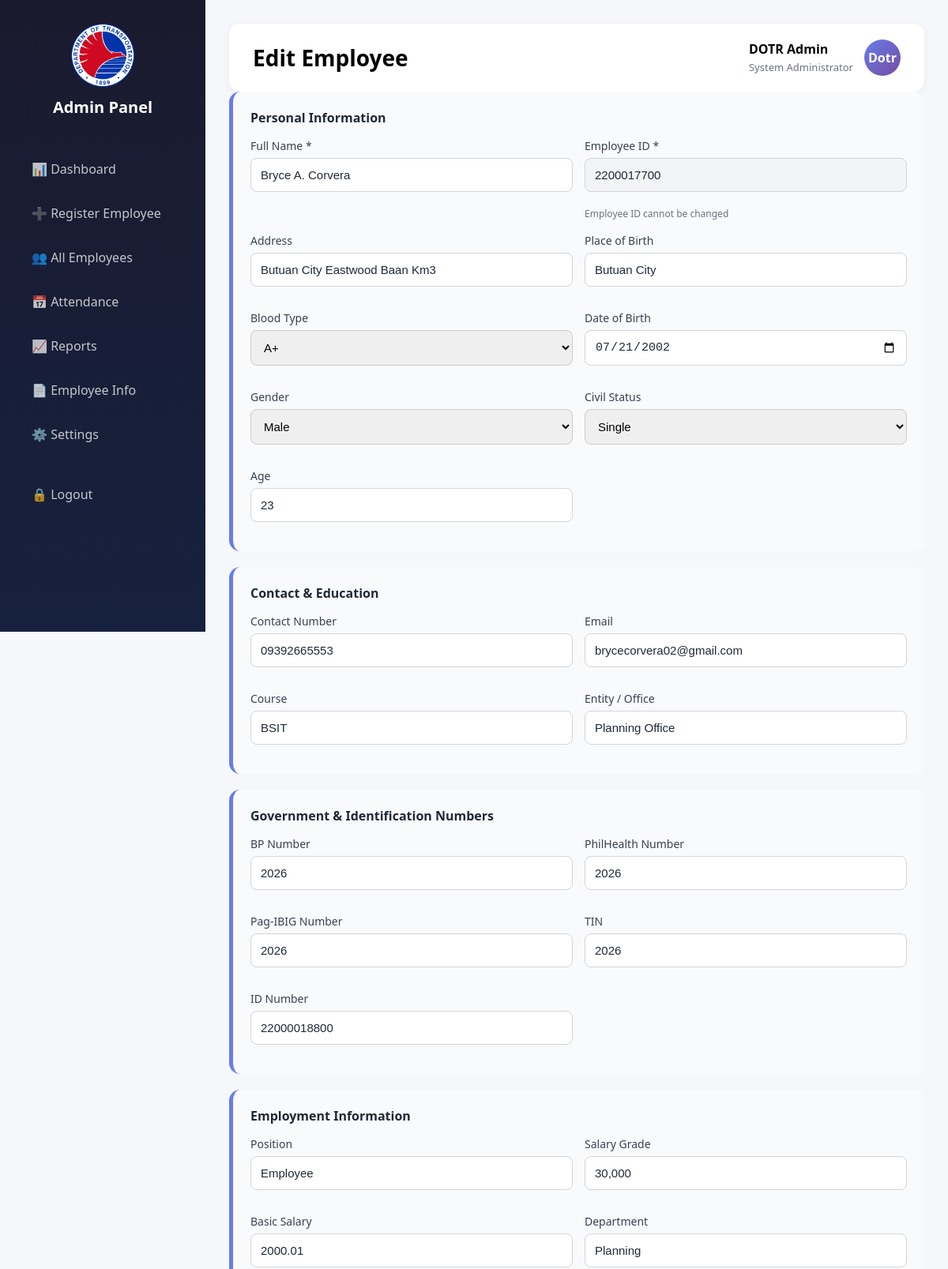
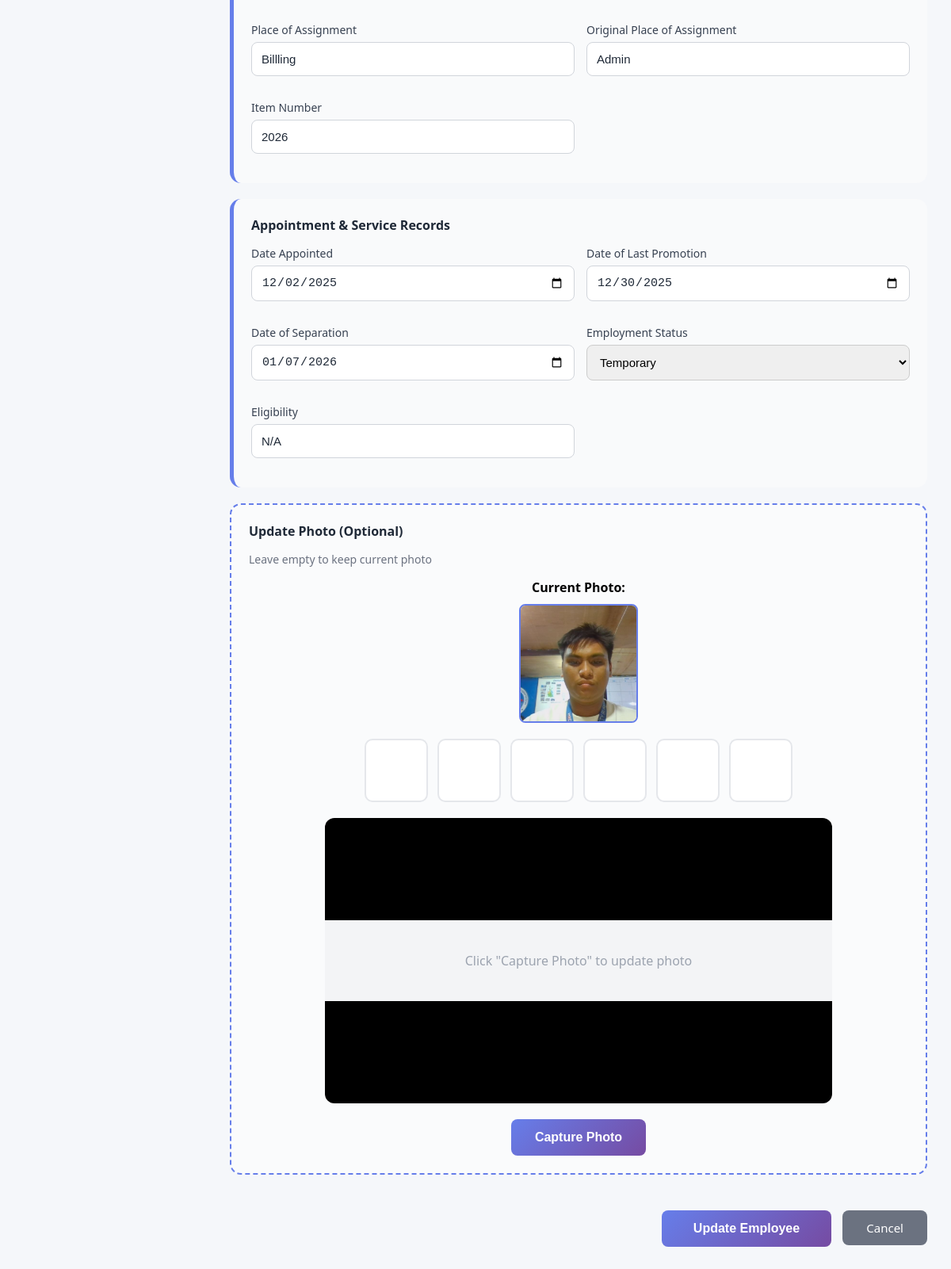
The app's page /admin/employee/edit/8 (signed in) with its own data (2 pictures, top to bottom).
### tables this page shows
CREATE TABLE employees (
    id INTEGER PRIMARY KEY AUTOINCREMENT,
    full_name TEXT,
    employee_code TEXT,
    department TEXT,
    position TEXT,
    status TEXT DEFAULT 'Active'
, address TEXT, place_of_birth TEXT, blood_type TEXT, date_of_birth TEXT, gender TEXT, civil_status TEXT, age INTEGER, contact_number TEXT, email TEXT, course TEXT, entity_office TEXT, bp_number TEXT, philhealth_number TEXT, pagibig_number TEXT, tin TEXT, id_number TEXT, salary_grade TEXT, basic_salary REAL, place_of_assignment TEXT, original_place_of_assignment TEXT, item_number TEXT, date_appointed TEXT, date_of_last_promotion TEXT, date_of_separation TEXT, employment_status TEXT, eligibility TEXT, created_at TIMESTAMP DEFAULT CURRENT_TIMESTAMP, photo_path TEXT);

### app.py (the view, shortened to what this page needs)
@app.route("/admin/employee/edit/<int:employee_id>", methods=["GET", "POST"])
@admin_required
def edit_employee(employee_id):
    db = get_db()
    cur = db.cursor()
    cur.execute("SELECT * FROM employees WHERE id=?", (employee_id,))
    employee = cur.fetchone()
    if not employee:
        return redirect(url_for("admin_employees"))
    return render_template("admin/edit_employee.html", employee=employee)

### app.py (called while the page is built)
def get_db():
    if "db" not in g:
        g.db = sqlite3.connect(DATABASE)
        g.db.row_factory = sqlite3.Row
    return g.db

def admin_required(f):
    @wraps(f)
    def wrapper(*args, **kwargs):
        if not session.get("admin_logged_in"):
            return redirect(url_for("admin_login"))
        return f(*args, **kwargs)
    return wrapper

@app.after_request
def hide_server_header(response):
    response.headers['Server'] = 'SecureServer'
    return response

### templates/admin/edit_employee.html (shortened to what this page needs)
{% extends "admin/base.html" %}
{% block title %}Edit Employee{% endblock %}
{% block content %}
<div class="section active">
  <form id="editForm" method="POST" action="{{ url_for('edit_employee', employee_id=employee.id) }}">
    <div class="register-card">
      <h5>Personal Information</h5>
      <div class="form-grid">
        <div>
          <label>Full Name *</label>
          <input type="text" name="full_name" value="{{ employee.full_name or '' }}" required>
        </div>
        <div>
          <label>Employee ID *</label>
          <input type="text" name="employee_id" value="{{ employee.employee_code or '' }}" required readonly style="background: #f3f4f6; cursor: not-allowed;">
          <small style="color: #6b7280; font-size: 12px;">Employee ID cannot be changed</small>
        </div>
        <div>
          <label>Address</label>
          <input type="text" name="address" value="{{ employee.address or '' }}">
        </div>
        <div>
          <label>Place of Birth</label>
          <input type="text" name="place_of_birth" value="{{ employee.place_of_birth or '' }}">
        </div>
        <div>
          <label>Blood Type</label>
          <select name="blood_type">
            <option value="A+" {% if employee.blood_type == 'A+' %}selected{% endif %}>A+</option>
          </select>
        </div>
        <div>
          <label>Date of Birth</label>
          <input type="date" name="date_of_birth" value="{{ employee.date_of_birth or '' }}">
        </div>
        <div>
          <label>Gender</label>
          <select name="gender">
            <option value="Male" {% if employee.gender == 'Male' %}selected{% endif %}>Male</option>
          </select>
        </div>
        <div>
          <label>Civil Status</label>
          <select name="civil_status">
            <option value="Single" {% if employee.civil_status == 'Single' %}selected{% endif %}>Single</option>
          </select>
        </div>
        <div>
          <label>Age</label>
          <input type="number" name="age" min="18" max="100" value="{{ employee.age or '' }}">
        </div>
      </div>
    </div>
    <div class="register-card">
      <h5>Contact & Education</h5>
      <div class="form-grid">
        <div>
          <label>Contact Number</label>
          <input type="tel" name="contact_number" value="{{ employee.contact_number or '' }}">
        </div>
        <div>
          <label>Email</label>
          <input type="email" name="email" value="{{ employee.email or '' }}">
        </div>
        <div>
          <label>Course</label>
          <input type="text" name="course" value="{{ employee.course or '' }}">
        </div>
        <div>
          <label>Entity / Office</label>
          <input type="text" name="entity_office" value="{{ employee.entity_office or '' }}">
        </div>
      </div>
    </div>
    <div class="register-card">
      <h5>Government & Identification Numbers</h5>
      <div class="form-grid">
        <div>
          <label>BP Number</label>
          <input type="text" name="bp_number" value="{{ employee.bp_number or '' }}">
        </div>
        <div>
          <label>PhilHealth Number</label>
          <input type="text" name="philhealth_number" value="{{ employee.philhealth_number or '' }}">
        </div>
        <div>
          <label>Pag-IBIG Number</label>
          <input type="text" name="pagibig_number" value="{{ employee.pagibig_number or '' }}">
        </div>
        <div>
          <label>TIN</label>
          <input type="text" name="tin" value="{{ employee.tin or '' }}">
        </div>
        <div>
          <label>ID Number</label>
          <input type="text" name="id_number" value="{{ employee.id_number or '' }}">
        </div>
      </div>
    </div>
    <div class="register-card">
      <h5>Employment Information</h5>
      <div class="form-grid">
        <div>
          <label>Position</label>
          <input type="text" name="position" value="{{ employee.position or '' }}">
        </div>
        <div>
          <label>Salary Grade</label>
          <input type="text" name="salary_grade" value="{{ employee.salary_grade or '' }}">
        </div>
        <div>
          <label>Basic Salary</label>
          <input type="number" name="basic_salary" step="0.01" value="{{ employee.basic_salary or '' }}">
        </div>
        <div>
          <label>Department</label>
          <input type="text" name="department" value="{{ employee.department or '' }}">
        </div>
        <div>
          <label>Place of Assignment</label>
          <input type="text" name="place_of_assignment" value="{{ employee.place_of_assignment or '' }}">
        </div>
        <div>
          <label>Original Place of Assignment</label>
          <input type="text" name="original_place_of_assignment" value="{{ employee.original_place_of_assignment or '' }}">
        </div>
        <div>
          <label>Item Number</label>
          <input type="text" name="item_number" value="{{ employee.item_number or '' }}">
        </div>
      </div>
    </div>
    <div class="register-card">
      <h5>Appointment & Service Records</h5>
      <div class="form-grid">
        <div>
          <label>Date Appointed</label>
          <input type="date" name="date_appointed" value="{{ employee.date_appointed or '' }}">
        </div>
        <div>
          <label>Date of Last Promotion</label>
          <input type="date" name="date_of_last_promotion" value="{{ employee.date_of_last_promotion or '' }}">
        </div>
        <div>
          <label>Date of Separation</label>
          <input type="date" name="date_of_separation" value="{{ employee.date_of_separation or '' }}">
        </div>
        <div>
          <label>Employment Status</label>
          <select name="employment_status">
            <option value="Temporary" {% if employee.employment_status == 'Temporary' %}selected{% endif %}>Temporary</option>
          </select>
        </div>
        <div>
          <label>Eligibility</label>
          <input type="text" name="eligibility" value="{{ employee.eligibility or '' }}">
        </div>
      </div>
    </div>
    <div class="register-card facial-capture-section">
      <h5>Update Photo (Optional)</h5>
      <p style="color: #6b7280; margin-bottom: 15px; font-size: 14px;">Leave empty to keep current photo</p>
      {% if employee.photo_path %}
      <div style="text-align: center; margin-bottom: 15px;">
        <p style="margin-bottom: 10px; font-weight: 600;">Current Photo:</p>
        <img src="{{ url_for('static', filename=employee.photo_path) }}"
             alt="Current Photo"
             style="width: 150px; height: 150px; object-fit: cover; border-radius: 8px; border: 2px solid #667eea;">
      </div>
      {% endif %}
      <div class="facial-capture-container">
        <div class="capture-slots">
          <div class="capture-slot" id="slot-0">
          </div>
          <div class="capture-slot" id="slot-1">
          </div>
          <div class="capture-slot" id="slot-2">
          </div>
          <div class="capture-slot" id="slot-3">
          </div>
          <div class="capture-slot" id="slot-4">
          </div>
          <div class="capture-slot" id="slot-5">
          </div>
        </div>
        <div class="camera-preview-container">
          <div id="cameraPlaceholder" class="camera-placeholder">
            <p>Click "Capture Photo" to update photo</p>
          </div>
        </div>
        <button type="button" id="captureBtn" class="capture-photo-btn">Capture Photo</button>
      </div>
    </div>
    <div class="register-actions">
      <button type="submit" class="register-submit-btn">Update Employee</button>
      <a href="{{ url_for('admin_employee_info', id=employee.id) }}"
         class="btn-secondary"
         style="padding: 12px 30px; text-decoration: none; display: inline-block; margin-left: 10px;">
        Cancel
      </a>
    </div>
  </form>
</div>
{% endblock %}

### static/admin.css (style rules this page uses)
* { margin:0;padding:0;box-sizing:border-box }
body { font-family:Segoe UI,Roboto,sans-serif;background:#f5f7fa }
.section { display:none }
.section.active { display:block;animation:fade .3s }
input,select,button { padding:12px;border-radius:8px;border:1px solid #ccc; font-size:15px;width:100% }
input[type="text"], input[type="email"], input[type="tel"], input[type="number"], input[type="date"], input[type="month"] { background:#fff; border:1px solid #d1d5db; color:#1f2937; font-size:15px; transition:all .3s }
input[type="text"]::placeholder, input[type="email"]::placeholder, input[type="tel"]::placeholder { color:#9ca3af; opacity:1 }
button { background:linear-gradient(135deg,#667eea,#764ba2); color:#fff;border:none;cursor:pointer }
.form-grid { display:grid;grid-template-columns:repeat(2,1fr);gap:15px }
.register-card { background:#f9fafb; border-radius:14px; padding:22px; border-left:5px solid #667eea; margin-bottom:20px }
.register-card h5 { font-size:16px; font-weight:600; margin-bottom:15px; color:#1f2937 }
.register-card .form-grid { margin-top:10px }
.register-actions { margin-top:25px; text-align:right }
.register-submit-btn { width:auto; padding:14px 40px; font-size:16px; font-weight:600; margin-top:20px }
.register-card label { display:block; margin-bottom:6px; font-size:14px; font-weight:500; color:#374151 }
.register-card input[type="text"], .register-card input[type="email"], .register-card input[type="tel"], .register-card input[type="number"], .register-card input[type="date"], .register-card select { margin-bottom:15px }
.facial-capture-section { border:2px dashed #667eea; background:#fafbfc }
.facial-capture-container { margin-top:15px }
.capture-slots { display:flex; gap:12px; margin-bottom:20px; justify-content:center }
.capture-slot { width:80px; height:80px; border:2px solid #e5e7eb; border-radius:10px; background:#fff; display:flex; align-items:center; justify-content:center; position:relative; transition:all .3s; cursor:pointer }
.camera-preview-container { width:100%; max-width:640px; margin:0 auto 20px; border-radius:12px; overflow:hidden; background:#000; position:relative; min-height:360px; display:flex; align-items:center; justify-content:center }
.camera-placeholder { padding:40px; text-align:center; color:#6b7280; background:#f3f4f6; width:100%; height:100%; display:flex; align-items:center; justify-content:center }
.camera-placeholder p { font-size:16px; color:#9ca3af }
.capture-photo-btn { width:auto; padding:14px 30px; font-size:16px; font-weight:600; display:block; margin:0 auto; max-width:300px; transition:all .3s }
.btn-secondary { background:#6b7280; color:#fff; padding:12px 20px; border-radius:8px; border:none; cursor:pointer; font-size:15px; transition:all .3s }

### records on screen
employees: full_name "Bryce A. Corvera", employee_id "2200017700", address "Butuan City Eastwood Baan Km3", place_of_birth "Butuan City", blood_type "A+", date_of_birth "07/21/2002", gender "Male", civil_status "Single", age "23", contact_number "09392665553", email "brycecorvera02@gmail.com", course "BSIT", entity_office "Planning Office", bp_number "2026", philhealth_number "2026", pagibig_number "2026", tin "2026", id_number "22000018800", position "Employee", salary_grade "30,000", basic_salary "2000.01", department "Planning", place_of_assignment "Billling", original_place_of_assignment "Admin", item_number "2026", date_appointed "12/02/2025", date_of_last_promotion "12/30/2025", date_of_separation "01/07/2026", employment_status "Temporary", eligibility "N/A", photo_path (picture)
